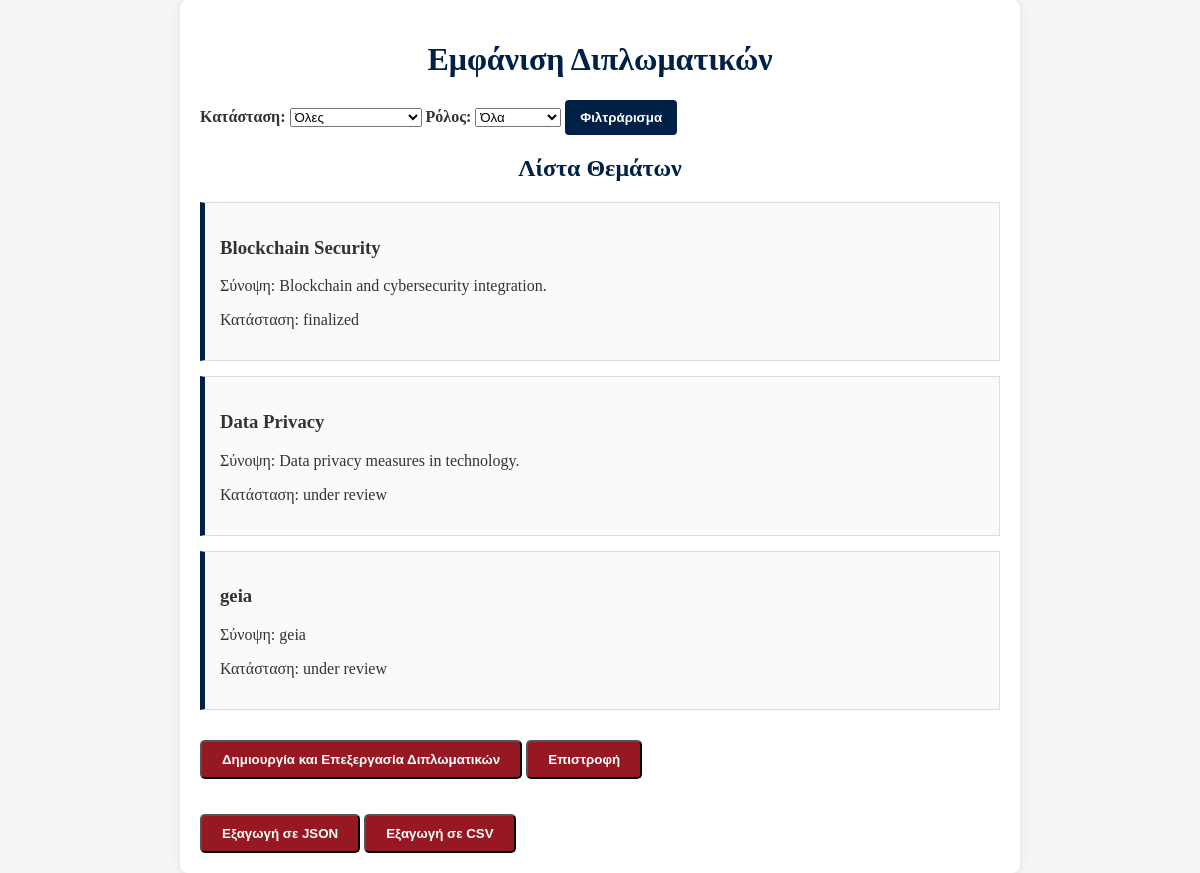
Screenshot of /all_thesis.php (signed in) with the database file from the repository.
### tables this page shows
CREATE TABLE `thesis` (
  `thesisID` int(11) NOT NULL,
  `title` varchar(255) NOT NULL,
  `description` text NOT NULL,
  `status` enum('under assignment','active','under review','finalized','withdrawn') NOT NULL,
  `supervisorID` int(11) NOT NULL,
  `member1ID` int(11) DEFAULT NULL,
  `member2ID` int(11) DEFAULT NULL,
  `studentID` int(11) DEFAULT NULL,
  `finalGrade` decimal(4,2) DEFAULT NULL,
  `postedDate` date NOT NULL,
  `assignmentDate` date DEFAULT NULL,
  `completionDate` date DEFAULT NULL,
  `examinationDate` date DEFAULT NULL,
  `withdrawalDate` date DEFAULT NULL,
  `pdf` varchar(50) DEFAULT NULL,
  `withdrawn_comment` enum('from professor','from secretary') DEFAULT NULL,
  `general_assembly` varchar(20) DEFAULT NULL,
  `member1Grade` double(2,1) DEFAULT NULL,
  `member2Grade` double(2,1) DEFAULT NULL
);

### all_thesis.php (the view, shortened to what this page needs)
<?php
include 'access.php';
$filter_status = isset($_GET['status']) ? $_GET['status'] : '';
$filter_role = isset($_GET['role']) ? $_GET['role'] : '';
$status_condition = ($filter_status !== '') ? "AND status = ?" : "";
$role_condition = "";
if ($filter_role === 'supervisor') {
    $role_condition = "supervisorID = ?";
} elseif ($filter_role === 'member') {
    $role_condition = "(member1ID = ? OR member2ID = ?)";
} else {
    $role_condition = "(supervisorID = ? OR member1ID = ? OR member2ID = ?)";
}
$query = "
    SELECT
        thesis.thesisID,
        thesis.title,
        thesis.description,
        thesis.pdf,
        thesis.status,
        thesis.studentID,
        thesis.supervisorID,
        thesis.member1ID,
        thesis.member2ID,
        thesis.postedDate,
        thesis.assignmentDate,
        thesis.completionDate,
        thesis.examinationDate,
        thesis.finalGrade,
        thesis.withdrawalDate,
        thesis.withdrawn_comment,
        students.name AS student_name,
        students.surname AS student_surname,
        supervisor.name AS supervisor_name,
        supervisor.surname AS supervisor_surname,
        member1.name AS member1_name,
        member1.surname AS member1_surname,
        member2.name AS member2_name,
        member2.surname AS member2_surname
    FROM
        thesis
    LEFT JOIN students ON thesis.studentID = students.Student_ID
    LEFT JOIN professors AS supervisor ON thesis.supervisorID = supervisor.Professor_ID
    LEFT JOIN professors AS member1 ON thesis.member1ID = member1.Professor_ID
    LEFT JOIN professors AS member2 ON thesis.member2ID = member2.Professor_ID
    WHERE
        $role_condition
        $status_condition
";
$stmt = $con->prepare($query);
if ($filter_status !== '') {
    if ($role_condition === "(supervisorID = ? OR member1ID = ? OR member2ID = ?)") {
        $stmt->bind_param('iiis', $_SESSION['user_id'], $_SESSION['user_id'], $_SESSION['user_id'], $filter_status);
    } elseif ($role_condition === "(member1ID = ? OR member2ID = ?)") {
        $stmt->bind_param('iis', $_SESSION['user_id'], $_SESSION['user_id'], $filter_status);
    } else {
        $stmt->bind_param('is', $_SESSION['user_id'], $filter_status);
    }
} else {
    if ($role_condition === "(supervisorID = ? OR member1ID = ? OR member2ID = ?)") {
        $stmt->bind_param('iii', $_SESSION['user_id'], $_SESSION['user_id'], $_SESSION['user_id']);
    } elseif ($role_condition === "(member1ID = ? OR member2ID = ?)") {
        $stmt->bind_param('ii', $_SESSION['user_id'], $_SESSION['user_id']);
    } else {
        $stmt->bind_param('i', $_SESSION['user_id']);
    }
}
$stmt->execute();
$result = $stmt->get_result();
?>
<!DOCTYPE html>
<html lang="el">
<head>
    <link rel="stylesheet" href="dipl.css">
</head>
<body>
    <div class="container">
        <h1>Εμφάνιση Διπλωματικών</h1>
        <form method="GET" action="" style="margin-bottom: 20px;">
            <label for="status">Κατάσταση:</label>
            <select name="status" id="status">
                <option value="">Όλες</option>
            </select>
            <label for="role">Ρόλος:</label>
            <select name="role" id="role">
                <option value="">Όλα</option>
            </select>
            <button type="submit">Φιλτράρισμα</button>
        </form>
        <div class="topic-list">
            <h2>Λίστα Θεμάτων</h2>
            <?php
            if ($result->num_rows > 0) {
                while ($row = $result->fetch_assoc()) {
                    echo '<div class="topic" onclick="showModal(' . htmlspecialchars(json_encode($row), ENT_QUOTES, 'UTF-8') . ')">';
                    echo '<h3>' . htmlspecialchars($row['title']) . '</h3>';
                    echo '<p>Σύνοψη: ' . htmlspecialchars($row['description']) . '</p>';
                    echo '<p>Κατάσταση: ' . htmlspecialchars($row['status']) . '</p>';
                    echo '</div>';
                }
            } else {
                echo '<p>Δεν βρέθηκαν αποτελέσματα για τα φίλτρα σας.</p>';
            }
            ?>
        <button class="add-topic-button" onclick="window.location.href = 'show_dipl.php';">Δημιουργία και Επεξεργασία Διπλωματικών</button>
        <button class="add-topic-button" onclick="window.location.href = 'professor.php';">Επιστροφή</button>
        </div>
        <div>
            <button class="add-topic-button" onclick="exportData('json')">Εξαγωγή σε JSON</button>
            <button class="add-topic-button" onclick="exportData('csv')">Εξαγωγή σε CSV</button>
        </div>
    </div>
</body>
</html>

### dipl.css (style rules this page uses)
body { font-family: "Georgia", serif; background-color: #f5f5f5; color: #333; margin: 0; padding: 0; }
.container { max-width: 800px; margin: auto; padding: 20px; background-color: #ffffff; box-shadow: 0 0 10px rgba(0, 0, 0, 0.1); border-radius: 8px; }
h1, h2 { color: #002147; text-align: center; }
.topic-list { margin-bottom: 20px; }
.topic { border: 1px solid #ddd; padding: 15px; margin-bottom: 15px; background-color: #fafafa; border-left: 5px solid #002147; }
.add-topic-button { display: inline-block; padding: 10px 20px; background-color: #961823; color: white; text-decoration: none; border-radius: 5px; font-weight: bold; margin-top: 15px; cursor: pointer; text-align: center; transition: background-color 0.3s; }
form label { font-weight: bold; color: #333; }
button[type="submit"], button[type="button"] { padding: 10px 15px; font-weight: bold; border-radius: 4px; border: none; cursor: pointer; transition: background-color 0.3s; }
button[type="submit"] { background-color: #002147; color: white; }

### rows the page displays
thesis: title "Blockchain Security", description "Blockchain and cybersecurity integration.", status "finalized"
thesis: title "Data Privacy", description "Data privacy measures in technology.", status "under review"
thesis: title "geia", description "geia", status "under review"
